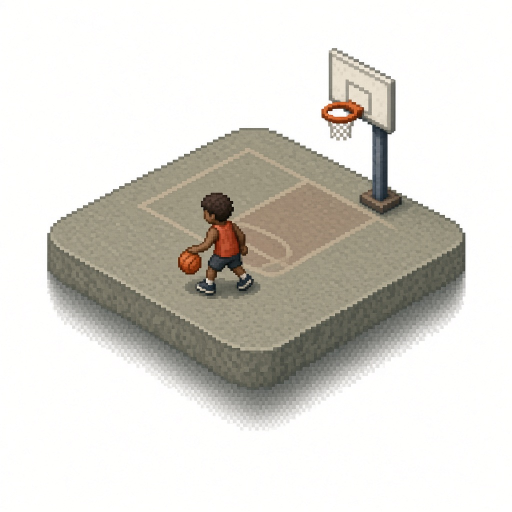
#> input picture examples/basketball/reference.jpg, 1024 x 1024 px (shown at 1/2 size)
$ python -i pocketworld.py   (imports and definitions only)
#> lines starting #> are read from the running program, lines starting #| are printed output that depends on the picture
#!/usr/bin/env python3
"""pocketworld prep, overlay, suggest, and present.

The reference painting is the base layer. Prep downsamples it to a cell grid,
builds an OKLab palette, inpaints behind moving parts, and writes mask textures.
A WebGL shader (see src/shaders.js) animates those layers and dithers.

Only numpy + Pillow.  usage: python3 tools/pocketworld.py prep <scene-dir>
"""
import argparse, json, os, subprocess, sys
import numpy as np
from PIL import Image, ImageDraw, ImageFilter, ImageFont

M1 = np.array([[.4122214708, .5363325363, .0514459929],
               [.2119034982, .6806995451, .1073969566],
               [.0883024619, .2817188376, .6299787005]])
M2 = np.array([[.2104542553, .7936177850, -.0040720468],
               [1.9779984951, -2.4285922050, .4505937099],
               [.0259040371, .7827717662, -.8086757660]])
CH = np.array([1., 2.2, 2.2])
LUMA = np.array([.299, .587, .114], np.float32)


def srgb2lin(c):
    c = c / 255
    return np.where(c <= .04045, c / 12.92, ((c + .055) / 1.055) ** 2.4)

def lin2srgb(c):
    c = np.clip(c, 0, 1)
    return 255 * np.where(c <= .0031308, c * 12.92, 1.055 * c ** (1 / 2.4) - .055)

def oklab(c):
    return np.cbrt(srgb2lin(c) @ M1.T) @ M2.T

def from_oklab(L):
    return lin2srgb((L @ np.linalg.inv(M2).T) ** 3 @ np.linalg.inv(M1).T)

# [81 lines left out: functions gblur, kuwahara, inpaint, kmeans, scene_dir_of, not called in this run]

def load_cfg(scene):
    p = os.path.join(scene, 'scene.json')
    if not os.path.exists(p):
        raise SystemExit(f'missing {p}')
    with open(p) as f:
        cfg = json.load(f)
    ref = cfg.get('reference', 'reference.jpg')
    if not os.path.isabs(ref):
        ref = os.path.join(scene, ref)
    if not os.path.exists(ref):
        raise SystemExit(f'missing reference image: {ref}')
    cfg['_ref_path'] = ref
    return cfg

def open_ref(cfg):
    im = Image.open(cfg['_ref_path']).convert('RGB')
    return im

# [397 lines left out: functions save_png, write_manifest, poly_image, down_image, look_of, profile_of and 2 more, not called in this run]

# ---------------------------------------------------------------- layers (generic)
LIGHT_MODES = {'breathe': 0, 'flicker': 1, 'glint': 2, 'shadow': 3}
PARTICLE_KINDS = {'rain': 0, 'snow': 1, 'leaves': 2, 'motes': 3, 'steam': 4}
PARTICLE_COLOUR = {'rain': [.80, .85, .92], 'snow': [.97, .97, .98], 'leaves': [.55, .62, .30],
                   'motes': [1., .97, .88], 'steam': [.93, .94, .95]}
PARTICLE_SIZE = {'rain': 1, 'snow': .7, 'leaves': .9, 'motes': .55, 'steam': 1}

# [218 lines left out: functions _rings_of, prep_layers, _lint_layers, not called in this run]

PART_COLS = {'rigid': (220, 60, 60), 'path': (60, 120, 220), 'soft': (40, 150, 80),
             'light': (210, 150, 30), 'particles': (140, 80, 200)}

# [77 lines left out: function parts_sheet, not called in this run]

def cmd_prep(scene):
    cfg = load_cfg(scene)
    profile = profile_of(cfg)
    if profile == 'rain':
        prep_rain(cfg, scene)
    elif profile == 'laundry':
        prep_laundry(cfg, scene)
    elif profile == 'layers':
        prep_layers(cfg, scene)
    else:
        raise SystemExit(f'unknown profile {profile}')

# ---------------------------------------------------------------- overlay / suggest
# [222 lines left out: functions _font, _rings, cmd_overlay, _cc, _angle_poly, cmd_suggest and 2 more, not called in this run]

def _font_big(size=22):
    return _font(size)

# [323 lines left out: functions metrics_of, _subject_center, cmd_phases, cmd_present, cmd_check_ref, main, not called in this run]

# [2 lines not run here, left out]

>>> import cv2
>>> picture = cv2.imread('../examples/basketball/reference.jpg', cv2.IMREAD_GRAYSCALE)
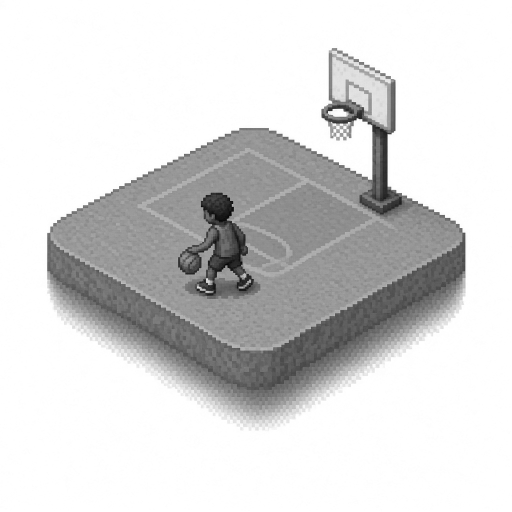
#> picture: shape (1024, 1024) (shown at 1/2 size); min 0, max 255, mean 215.7
#> (the run stopped early here; a loop or call above may not have finished)

$ run again, on examples/chess-under-tree/reference.jpg
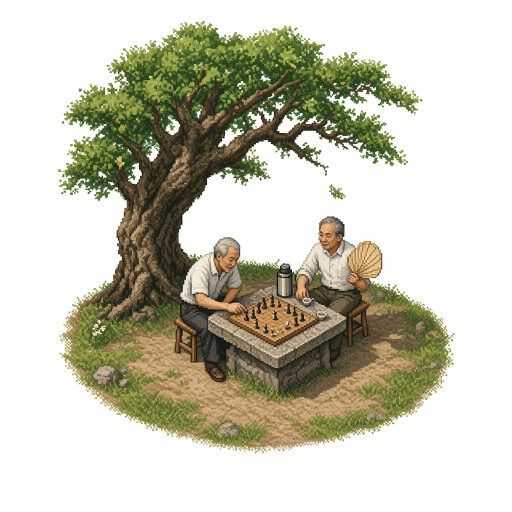
#> input picture examples/chess-under-tree/reference.jpg, 1024 x 1024 px (shown at 1/2 size)
#> `picture = cv2.imread('../examples/basketball/reference.jpg', cv2.IMREA..`:
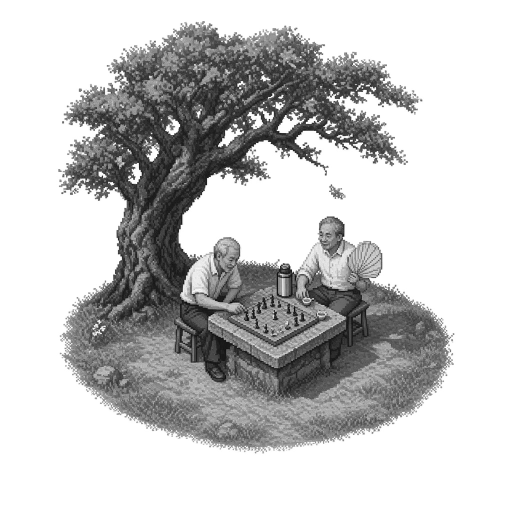
#> picture: shape (1024, 1024) (shown at 1/2 size); min 0, max 255, mean 197.2

$ run again, on examples/fishing/reference.jpg
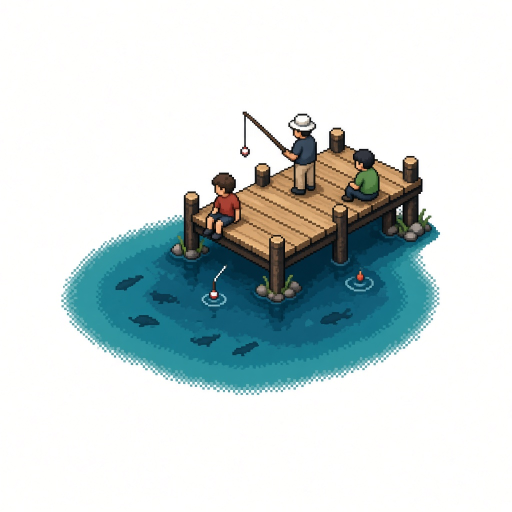
#> input picture examples/fishing/reference.jpg, 1024 x 1024 px (shown at 1/2 size)
#> `picture = cv2.imread('../examples/basketball/reference.jpg', cv2.IMREA..`:
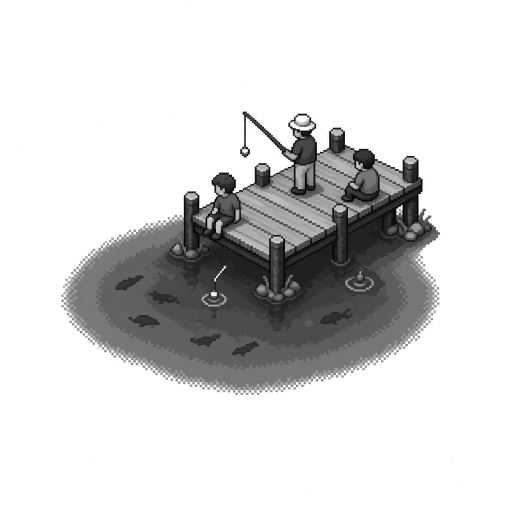
#> picture: shape (1024, 1024) (shown at 1/2 size); min 0, max 255, mean 214
